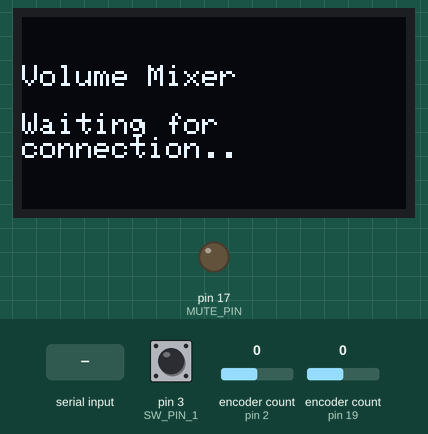
This sketch was run on a simulated Arduino Uno, built with avr-gcc and run on an emulated ATmega328P. On the bench: 128×64 one-colour display, output pins drawn as LEDs (lit = HIGH). Inputs (shaded band) come from the test bench; at power-on: pin 3 (SW_PIN_1) LOW, encoder count (sensors on pin 19, pin 2) 0. What the sketch prints to the serial monitor is not drawn.

Above: at 0.8 s.
0.9 s: "&" received over Serial
2.4 s: "$" received over Serial
At 3.6 s:
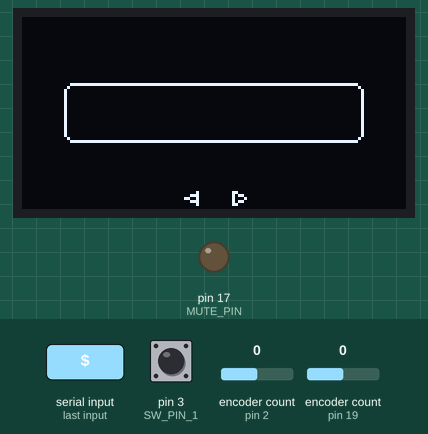
3.9 s: pin 3 (SW_PIN_1) pulled HIGH for 0.15 s
At 4.9 s:
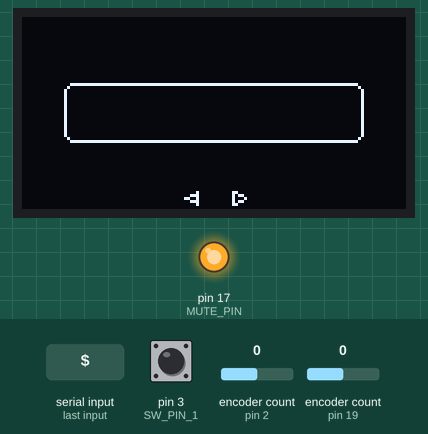
5.5 s: encoder count (sensor on pin 19) set to 1
At 5.9 s:
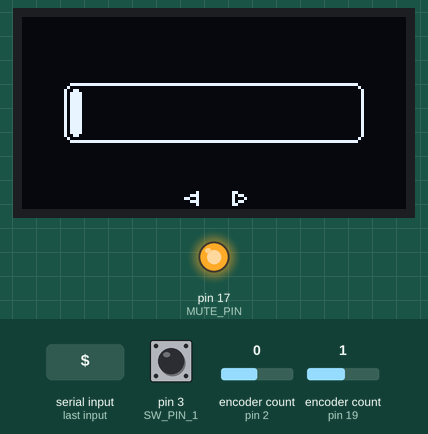
7.0 s: encoder count (sensor on pin 19) set to 2
At 8.2 s:
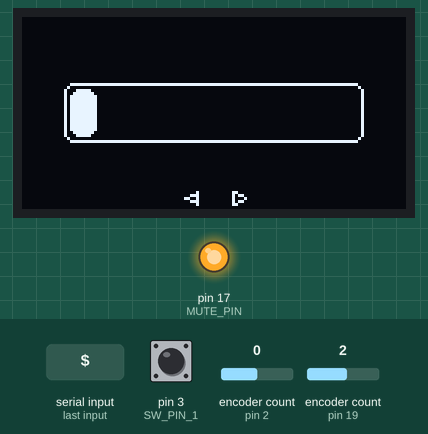
8.5 s: encoder count (sensor on pin 19) set to 3
At 9.4 s:
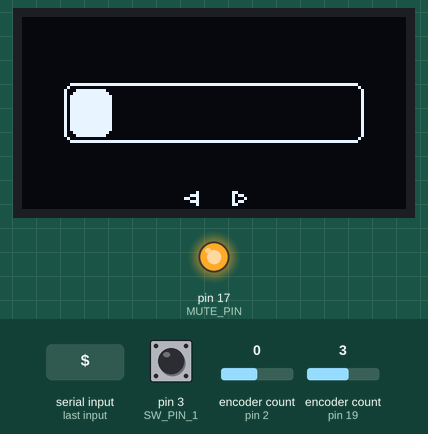
Timing chart, 0 to 11.0 s (numbered marks = the images above; inputs shaded):
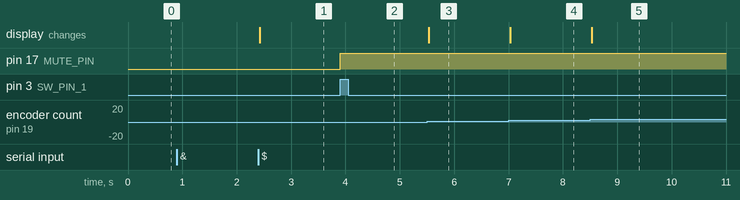

Measured:
- after the input at 2.4 s, the display: changes at once (image 1)
- after the input at 3.9 s, pin 17 (MUTE_PIN): LOW → HIGH at once
- after the input at 5.5 s, the display: changes at once (image 3)
- after the input at 7.0 s, the display: changes at once (image 4)
- after the input at 8.5 s, the display: changes at once (image 5)

The sketch:

Percentage.ino
```cpp
// Rotary encoder 1
#define DT_PIN_1 19   // <- interrupt pin
#define CLK_PIN_1 4
#define SW_PIN_1 3

// Rotary encoder 2
#define DT_PIN_2 2    // <- interrupt pin
#define CLK_PIN_2 5
#define SW_PIN_2 18

// Mute LED
#define MUTE_PIN 17

// I2C Display
#define SCREEN_WIDTH 128
#define SCREEN_HEIGHT 64
#define SCREEN_ADDRESS 0x3C

// Includes
#include <Wire.h>
#include <Adafruit_GFX.h>
#include <Adafruit_SSD1306.h>
#include <Encoder.h>

// Percentage Bar Settings
int BAR_STARTX = 16;
int BAR_STARTY = 24;
int BAR_WIDTH = SCREEN_WIDTH - 2 * BAR_STARTX;
int BAR_HEIGHT = 16;
int BAR_RADIUS = 3;
int lastProcButton = LOW;
int lastVolButton = LOW;

// Label Settings
int LABEL_STARTX = 4;
int LABEL_STARTY = 4;

// Button Settings
unsigned long BUTTON_PRESS_COOLDOWN = 500;
unsigned long lastVolButtonPress = 0;
unsigned long lastProcButtonPress = 0;

// Waiting Screen Settings
#define VOLUME_MIXER_NAME "Volume Mixer"
#define WAITING_TEXT "\n\nWaiting for \nconnection.."
int WS_STARTX = 16;

// Navigation Bar Settings
int NAV_CIRCLE_RADIUS = 2;
int NAV_DIST = 6;
int NAV_STARTY = 58;

// Rotary Encoder Settings (Volume / Processes)
int VOL_MAX = 100;
int VOL_MIN = 0;
int VOL_STEP = 5;
int oldVolPos = -999;
int PROC_MAX = 100;
int PROC_MIN = 0;
int PROC_STEP = 1;
int oldProcPos = -999;

// Serial communication Settings
#define READING_NAME  1
#define READING_VALUE 0
#define BAUD_RATE 115200
bool fetchNewProcessData = false;
bool notifyNewMute = false;


// Semantic values
#define MAX_NUM_OF_PROCESSES 16
#define MAX_PROCESS_NAME_LEN 16
int  currentProcess = 0;
char processNames[MAX_NUM_OF_PROCESSES][MAX_PROCESS_NAME_LEN + 1];
int  processValues[MAX_NUM_OF_PROCESSES];
bool processMuted[MAX_NUM_OF_PROCESSES];
int  N = 3;
int  currentValue = 0;


Encoder volumeEncoder(DT_PIN_1, CLK_PIN_1);
Encoder processEncoder(DT_PIN_2, CLK_PIN_2);
Adafruit_SSD1306 display(SCREEN_WIDTH, SCREEN_HEIGHT, &Wire, -1);

void setup(){
  // Start serial connection
  Serial.begin(BAUD_RATE);
  while (!Serial);

  if (!display.begin(SSD1306_SWITCHCAPVCC, 0x3C)){
    Serial.println("SSD1306 allocation failed");
    for(;;);
  }

  waitingForConnectionDisplay();

  // Wait for H (Hello) from Computer
  while (Serial.available() == 0);
  Serial.read();

  pinMode(MUTE_PIN, OUTPUT);

  pinMode(SW_PIN_1, INPUT);
  attachInterrupt(digitalPinToInterrupt(SW_PIN_1), volButtonPressed, CHANGE);
  pinMode(SW_PIN_2, INPUT);
  attachInterrupt(digitalPinToInterrupt(SW_PIN_2), procButtonPressed, CHANGE);

  for (int i = 0; i < MAX_NUM_OF_PROCESSES; i++) processMuted[i] = false;
  getProcessData();

  updateDisplay();
}

void loop(){
  if (fetchNewProcessData){ getProcessData(); updateDisplay(); fetchNewProcessData = false; }
  if (notifyNewMute){ setProcessMute(); notifyNewMute = false; }

  // Read new values from the process rotary encoder
  long newProcPos = (processEncoder.read() / 4) * PROC_STEP;

  if (newProcPos < PROC_MIN){
    processEncoder.write((PROC_MIN * 4) / PROC_STEP);
  } else if (newProcPos > N - 1){
    processEncoder.write(((N - 1) * 4) / PROC_STEP);
  } else if (newProcPos != oldProcPos){
    oldProcPos = newProcPos;
    changeProcess(newProcPos);
    updateDisplay();
  }


  // Read new values from the volume rotary encoder
  long newVolPos = (volumeEncoder.read() / 4) * VOL_STEP;

  if (newVolPos < VOL_MIN){
    volumeEncoder.write((VOL_MIN * 4) / VOL_STEP);
  } else if (newVolPos > VOL_MAX){
    volumeEncoder.write((VOL_MAX * 4) / VOL_STEP);
  } else if (newVolPos != oldVolPos){
    oldVolPos = newVolPos;
    currentValue = newVolPos;
    setProcessVolume();
    updateDisplay();
  }
}

void updateDisplay(){
  display.clearDisplay();
  drawPercentage((int) currentValue);
  char* processName = processNames[currentProcess];
  drawProcessName(processName);
  drawNavigationBar(currentProcess);
  display.display();
}

void drawProcessName(const char* processName){
  int16_t cursorX, cursorY;
  uint16_t stringWidth, stringHeight;
  display.getTextBounds(processName, LABEL_STARTX, LABEL_STARTY, &cursorX, &cursorY, &stringWidth, &stringHeight);

  int centerStartX = (SCREEN_WIDTH - stringWidth) / 2;
  display.setCursor(centerStartX, LABEL_STARTY);
  display.setTextColor(1);
  display.print(processName);
}

void drawPercentage(int value){
  int BORDER_STARTX = BAR_STARTX - 2;
  int BORDER_STARTY = BAR_STARTY - 2;
  int BORDER_WIDTH  = BAR_WIDTH + 4;
  int BORDER_HEIGHT = BAR_HEIGHT + 4;
  display.drawRoundRect(BORDER_STARTX, BORDER_STARTY, BORDER_WIDTH, BORDER_HEIGHT, BAR_RADIUS, 1);
  int width = (BAR_WIDTH * value) / 100;
  display.fillRoundRect(BAR_STARTX, BAR_STARTY, width, BAR_HEIGHT, BAR_RADIUS, 1);
}

void drawNavigationBar(int selected){

  int triangleWidth = 2 * NAV_CIRCLE_RADIUS;
  int triangleHeight = NAV_CIRCLE_RADIUS;
  int circleDistance = NAV_DIST;
  int triangleDistance = 1.5 * NAV_DIST;
  int navBarWidth  = N * 2 * NAV_CIRCLE_RADIUS + (N - 1) * circleDistance + 2 * triangleDistance + 2 * triangleWidth;
  int navBarHeight = 2 * NAV_CIRCLE_RADIUS;
  int navBarX = (SCREEN_WIDTH - navBarWidth) / 2;
  int navBarY = NAV_STARTY;

  // Left Triangle
  int ltX0 = navBarX; int ltY0 = navBarY + navBarHeight / 2;
  int ltX1 = navBarX + triangleWidth; int ltY1 = navBarY;
  int ltX2 = navBarX + triangleWidth; int ltY2 = navBarY + navBarHeight;
  display.drawTriangle(ltX0, ltY0, ltX1, ltY1, ltX2, ltY2, 1);

  // Draw Circles
  for (int i = 0; i < N; i++){
    // i-th Circle
    int circleX = navBarX + triangleWidth + triangleDistance + NAV_CIRCLE_RADIUS + i * (2 * NAV_CIRCLE_RADIUS + circleDistance);
    int circleY = navBarY + navBarHeight / 2;
    if (selected == i){
      display.fillCircle(circleX, circleY, NAV_CIRCLE_RADIUS, 1);
    } else{
      display.drawCircle(circleX, circleY, NAV_CIRCLE_RADIUS, 1);
    }
  }

  // Right Triangle
  int rtX0 = navBarX + navBarWidth; int rtY0 = navBarY + navBarHeight / 2;
  int rtX1 = navBarX + navBarWidth - triangleWidth; int rtY1 = navBarY;
  int rtX2 = navBarX + navBarWidth - triangleWidth; int rtY2 = navBarY + navBarHeight;
  display.drawTriangle(rtX0, rtY0, rtX1, rtY1, rtX2, rtY2, 1);

}

void waitingForConnectionDisplay(){
  display.clearDisplay();
  display.setCursor(0, 16);
  display.setTextColor(1);
  display.setTextSize(1);
  display.print(VOLUME_MIXER_NAME);
  display.setTextSize(1);
  display.print(WAITING_TEXT);
  display.display();
}

void changeProcess(int i){

  if (i >= N) return;
  // Store previous process value
  processValues[currentProcess] = currentValue;

  // Load values for new process
  currentProcess = i;
  currentValue = processValues[i];
  volumeEncoder.write((currentValue * 4) / VOL_STEP);
  if (processMuted[currentProcess]){
    digitalWrite(MUTE_PIN, HIGH);
  } else {
    digitalWrite(MUTE_PIN, LOW);
  }
}

void volButtonPressed(){
  if (millis() - lastVolButtonPress < BUTTON_PRESS_COOLDOWN) return;
  lastVolButtonPress = millis();
  notifyNewMute = true;
}

void procButtonPressed(){
  if (millis() - lastProcButtonPress < BUTTON_PRESS_COOLDOWN) return;
  lastProcButtonPress = millis();
  fetchNewProcessData = true;
}

void getProcessData(){
  /*
   * 'GET_PD' triggers a response containing all current process names and their corresponding values.
   * The response is formatted as follows: PROCESS_NAME1%PROCESS_VALUE1&PROCESS_NAME2%PROCESS_VALUE2&$
   */
  Serial.println("GET_PD");
  char nameBuf[MAX_PROCESS_NAME_LEN + 1];
  char valueBuf[3 + 1];                       // Maximum number of chars for the volume value (Range from 0 (1) to 100 (3))
  char bufPointer = 0;                        // Points to the next free char byte in the buffer
  char processPointer = 0;                    // Points to the next free process slot in processNames and processValues array
  char currentlyReading = READING_NAME;       // Either READING_NAME or READING_VALUE
  while (true) {
    while (Serial.available() == 0);
    char c = Serial.read();

    if (c == '&'){ // End of process value transmission
      valueBuf[bufPointer] = '\0';
      int processValue = atoi(valueBuf);
      processValues[processPointer] = processValue;
      strcpy(processNames[processPointer], nameBuf);

      processPointer++;
      bufPointer = 0;
      currentlyReading = READING_NAME;

    } else if (c == '%'){ // End of process name transmission
      nameBuf[bufPointer] = '\0';

      bufPointer = 0;
      currentlyReading = READING_VALUE;

    } else if (c == '$'){ // End of transmission
      break;

    } else {
      if (currentlyReading == READING_NAME){
        if (bufPointer >= MAX_PROCESS_NAME_LEN){
          Serial.print("Buffer overflow while receiving name for process no.");
          Serial.println(processPointer);
          return;
        }
        nameBuf[bufPointer] = c;
        bufPointer++;
      } else {
        if (bufPointer >= 3){
          Serial.print("Buffer overflow while receiving values for process no.");
          Serial.print(processPointer);
          Serial.print(" with name: ");
          Serial.println(nameBuf);
          return;
        }
        valueBuf[bufPointer] = c;
        bufPointer++;
      }
    }
  }
  N = processPointer;

  // Update the current values
  currentProcess = 0;
  currentValue = processValues[0];
}

void setProcessVolume(){
  Serial.print("SET_PV&");
  Serial.print(processNames[currentProcess]);
  Serial.print("%");
  Serial.println(currentValue);
}

void setProcessMute(){
  processMuted[currentProcess] = !processMuted[currentProcess];
  if (processMuted[currentProcess]){
    digitalWrite(MUTE_PIN, HIGH);
  } else {
    digitalWrite(MUTE_PIN, LOW);
  }
  Serial.print("MUTE_PROC&");
  Serial.print(processNames[currentProcess]);
  Serial.print("%");
  Serial.println(processMuted[currentProcess]);
}
```
